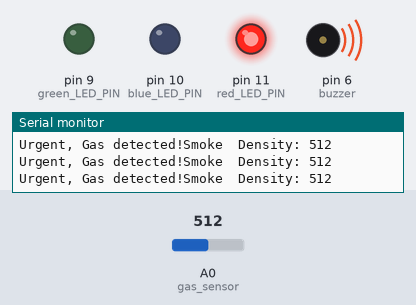
Bench run of a sketch on a simulated Arduino Uno, built with avr-gcc and run on an emulated ATmega328P. On the bench: output pins drawn as LEDs (lit = HIGH), buzzer (waves = sounding), the last lines printed to the serial monitor. Inputs (shaded band) come from the test bench; at power-on: A0 (gas_sensor) = 512.

Above: at 1.2 s.
1.3 s: A0 (gas_sensor) set to 67
4.3 s: A0 (gas_sensor) set to 55
At 5.3 s:
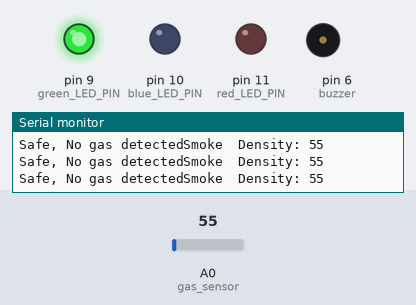
Timing chart, 0 to 7.3 s (numbered marks = the images above; inputs shaded):
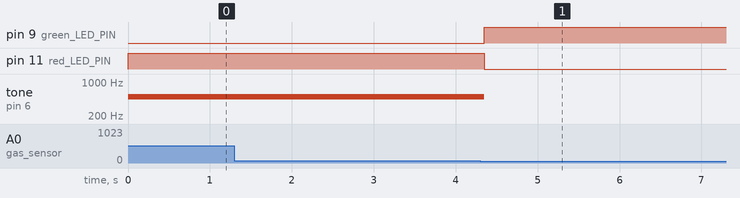

The sketch:

GasSensor.ino
```cpp
int green_LED_PIN =9;
int blue_LED_PIN =10;
int red_LED_PIN =11;
int buzzer =6;
int gas_sensor =A0;
int limit =60;

void setup()
{
  pinMode(green_LED_PIN, OUTPUT);
  pinMode(blue_LED_PIN, OUTPUT);
  pinMode(red_LED_PIN, OUTPUT);
  pinMode(buzzer,  OUTPUT);
  pinMode(gas_sensor, INPUT);
  Serial.begin(9600);
}

void  loop()
{
  int sensor_read = analogRead(gas_sensor);
  Serial.print("Smoke  Density: ");
  Serial.println(sensor_read);

  if (sensor_read > limit)
  {
    analogWrite(red_LED_PIN,255);
    analogWrite(green_LED_PIN, 0);
    Serial.print("Urgent, Gas detected!");
    tone(buzzer,500, 100);
  }
  else
  {
    analogWrite(green_LED_PIN, 255);
    analogWrite(red_LED_PIN,0);
    Serial.print("Safe, No gas detected");
    noTone(buzzer);
  }
  delay(50);
}
```

Measured:
- the behaviour switches between 61 and 60 on A0 (gas_sensor) (found by bisection; images 0 and 1)
- after the input at 4.3 s, pin 9 (green_LED_PIN): LOW → HIGH after 0.05 s; pin 11 (red_LED_PIN): HIGH → LOW after 0.05 s; tone on pin 6 (buzzer): 500 Hz → silent after 0.05 s
